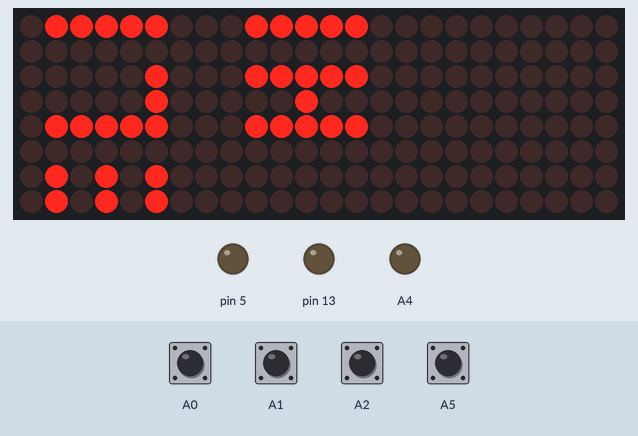
The sketch below on a simulated Arduino Uno, built with avr-gcc and run on an emulated ATmega328P. Shown: 24×8 LED matrix, output pins drawn as LEDs (lit = HIGH). Wiring (inferred from the names in the program): 3 × MAX7219 LED driver (orientation assumed): data pin 4; clock pin 3; CS pin 2. The test bench sets the inputs (shaded band); at power-on: A1, A2, A5 HIGH, A0 LOW. EEPROM starts erased; pins used as bus, display or sensor lines are not drawn.

Above: at 0.84 s.
0.9 s: A1 pulled LOW for 0.15 s
At 1.8 s:
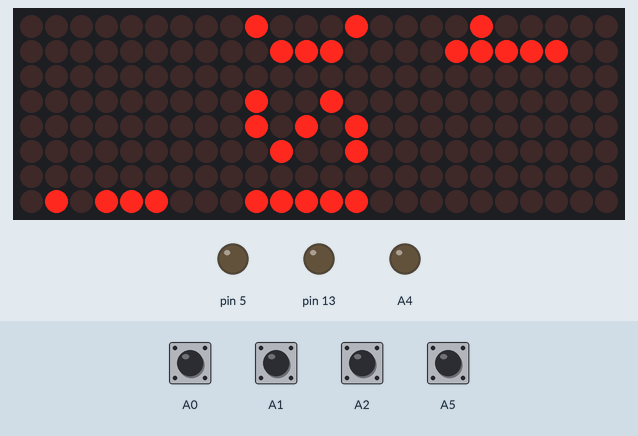
2.6 s: A0 pulled HIGH for 0.15 s
At 2.88 s:
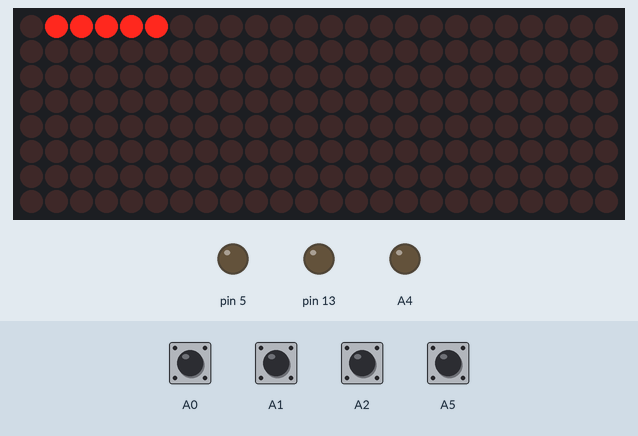
3.3 s: A5 pulled LOW for 0.15 s
At 3.93 s:
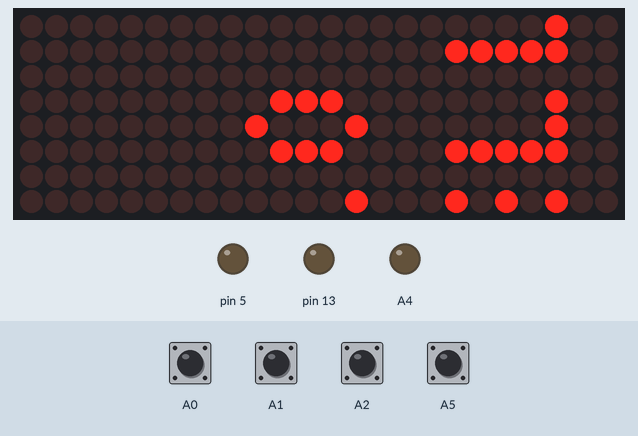
4.0 s: A2 pulled LOW for 0.15 s
At 4.11 s:
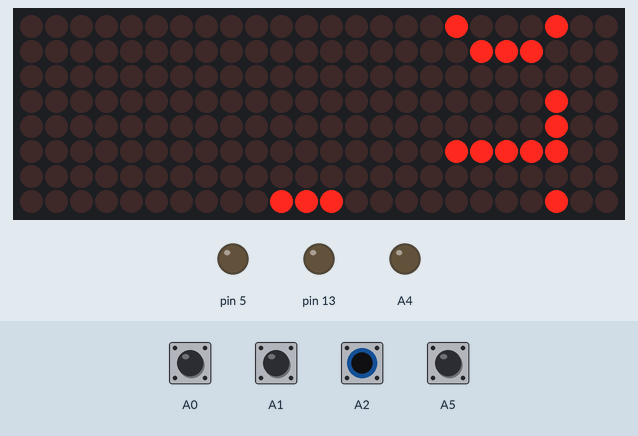
5.7 s: A0 pulled HIGH for 1 s
At 7.19 s:
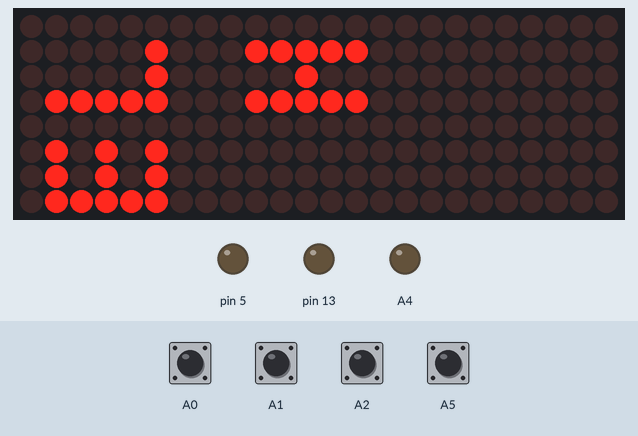
7.3 s: A1 pulled LOW for 1 s
At 7.7 s:
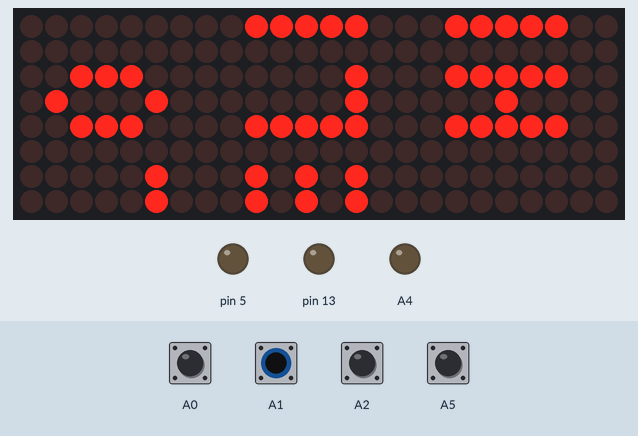
Timing chart, 0 to 10.3 s (numbered marks = the images above; inputs shaded):
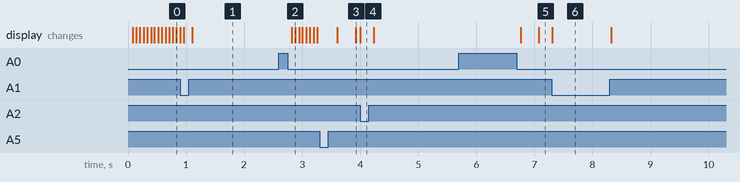

The sketch:

bbgame248.ino
```cpp
//========== BBGame248 Electronics/Coding Workshop Exercise 10d ==========

//Purpose: Full game with score display
//Date: May 17, 2019

#include "BBGame248.h"
Display display;
Buttons buttons;
TextDisplay textDisplay(display);

#include "BBGame248SpaceInv.h"
Spaceship ship;
Laser laser;
Aliens aliens;

ModeMenu menu;


//---------- Setup routine to run once ----------

void setup()
{
  display.Setup(24,8);
  display.Clear();
  buttons.Setup();

  AddMessage("HELLO");
  menu.StartupCheck();

  textDisplay.DisplayTextCentered("INVADR");
  int btnPressed = buttons.WaitAnyBtnPressed();

  if ((btnPressed == BTN3) || (btnPressed == BTN4))
    menu.DoSelectionMenu();
}


//--- Global variables ---

int counter = 0;
int d = 7;

int shipPos = 4;
int laserPos = 16;
int laserDistance = 0;
bool laserFired = false;

int numShips = 5;
int score = 0;
bool scoreDisplayed = false;

void ScrollMessage(String s)
{
  int n = textDisplay.getScrollWidth(s);
  for(int i = 0; i < n; i++)
  {
    textDisplay.ScrollText(s,i);
    delay(35);
  }
}

//---------- Loop routine that runs repeatedly ----------

void loop()
{
  if ((numShips > 0) && !aliens.Finished())
  {
    display.Clear();
    DrawSpaceship();
    aliens.Draw(display);
    DrawLaser();
    DrawSpaceship();

    UpdateLaser();
    laser.CheckHit(aliens);
    laserFired = laser.IsStillFired();
    ship.CheckHit(aliens);
    aliens.Update(counter);

    if ((counter % aliens.NextAlienInterval()) == 0)
      aliens.AddAlien(counter);

    if(buttons.BtnPressed(BTN1)) FireLaser(shipPos);
    if(buttons.BtnPressed(BTN4)) MoveSpaceship(+1);
    if(buttons.BtnPressed(BTN3)) MoveSpaceship(-1);

    if(buttons.BtnDown(BTN2))
    {
      score = laser.GetNumHits();
      textDisplay.DisplayTextCentered(String(score));
    }
  }
  else if (scoreDisplayed == false)
  {
    display.Clear();
    score = laser.GetNumHits();
    textDisplay.DisplayTextCentered(String(score));
    scoreDisplayed = true;
    counter = 0;
  }
  else if (scoreDisplayed == true)
  {
    if (counter > 32000)
      display.Clear();
  }

  counter++;
  delay(d);
}


void DrawSpaceship()
{
  display.SetPixel(0,shipPos);
  display.SetPixel(1,shipPos);
  ship.SetPos(shipPos);
}

void MoveSpaceship(int dir)
{
  if ((dir > 0) && (shipPos < 7)) shipPos++;
  if ((dir < 0) && (shipPos > 0)) shipPos--;
}

void DrawLaser()
{
  if (laserFired == true)
    display.SetPixel(laserDistance,laserPos);

  laser.SetPos(laserFired,laserPos,laserDistance);
  laser.SetCounter(counter);
}

void FireLaser(int pos)
{
  laserFired = true;
  laserPos = pos;
  laserDistance = 0;
}

void UpdateLaser()
{
  if (laserDistance > 23)
    laserFired = false;
  else
  {
    if (laserFired == true)
      laserDistance++;
  }
}
```

Source omitted: BBGame248Hardware.cpp (18670 bytes)

Measured:
- after the input at 0.9 s, the display: first differs from a run without the input after 0.06 s (image 1 shows a later state)
- after the input at 2.6 s, the display: first changes after 0.22 s (image 2 shows a later state)
- after the input at 4.0 s, the display: changes at once (image 4)
- after the input at 5.7 s, the display: first changes after 1.1 s (image 5 shows a later state)
- after the input at 7.3 s, the display: changes at once (image 6)
